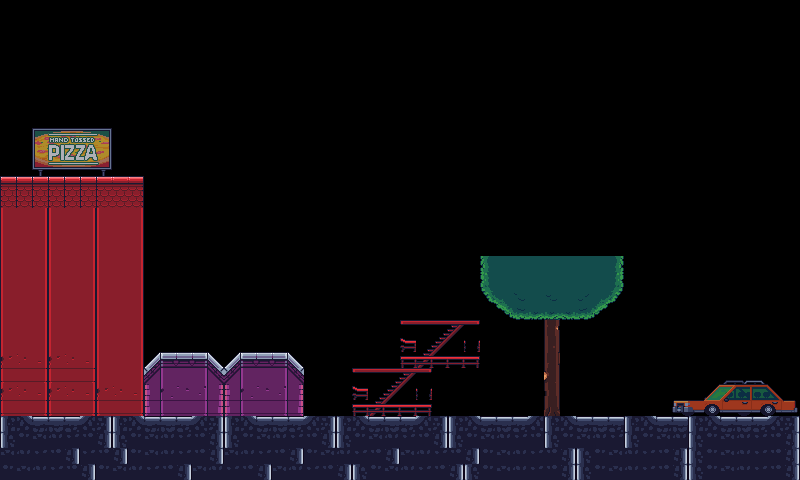

This is a level from a 2D game, rendered from its Tiled map with the project's own tilesets. A one-line summary and the complete map file follow:
An orthogonal 50x30 tile map with 16x16 px tiles, 1 tile layer (ground).

<map version="1.10" tiledversion="1.10.2" orientation="orthogonal" renderorder="right-down" width="50" height="30" tilewidth="16" tileheight="16" infinite="0" nextlayerid="2" nextobjectid="1">
 <editorsettings>
  <export target="streetMap.json" format="json" />
 </editorsettings>
 <tileset firstgid="1" source="mp_cs_tilemap_all.tsx" />
 <layer id="1" name="ground" width="50" height="30">
  <data encoding="csv">
0,0,0,0,0,0,0,0,0,0,0,0,0,0,0,0,0,0,0,0,0,0,0,0,0,0,0,0,0,0,0,0,0,0,0,0,0,0,0,0,0,0,0,0,0,0,0,0,0,0,
0,0,0,0,0,0,0,0,0,0,0,0,0,0,0,0,0,0,0,0,0,0,0,0,0,0,0,0,0,0,0,0,0,0,0,0,0,0,0,0,0,0,0,0,0,0,0,0,0,0,
0,0,0,0,0,0,0,0,0,0,0,0,0,0,0,0,0,0,0,0,0,0,0,0,0,0,0,0,0,0,0,0,0,0,0,0,0,0,0,0,0,0,0,0,0,0,0,0,0,0,
0,0,0,0,0,0,0,0,0,0,0,0,0,0,0,0,0,0,0,0,0,0,0,0,0,0,0,0,0,0,0,0,0,0,0,0,0,0,0,0,0,0,0,0,0,0,0,0,0,0,
0,0,0,0,0,0,0,0,0,0,0,0,0,0,0,0,0,0,0,0,0,0,0,0,0,0,0,0,0,0,0,0,0,0,0,0,0,0,0,0,0,0,0,0,0,0,0,0,0,0,
0,0,0,0,0,0,0,0,0,0,0,0,0,0,0,0,0,0,0,0,0,0,0,0,0,0,0,0,0,0,0,0,0,0,0,0,0,0,0,0,0,0,0,0,0,0,0,0,0,0,
0,0,0,0,0,0,0,0,0,0,0,0,0,0,0,0,0,0,0,0,0,0,0,0,0,0,0,0,0,0,0,0,0,0,0,0,0,0,0,0,0,0,0,0,0,0,0,0,0,0,
0,0,482,483,484,485,486,0,0,0,0,0,0,0,0,0,0,0,0,0,0,0,0,0,0,0,0,0,0,0,0,0,0,0,0,0,0,0,0,0,0,0,0,0,0,0,0,0,0,0,
0,0,514,515,516,517,518,0,0,0,0,0,0,0,0,0,0,0,0,0,0,0,0,0,0,0,0,0,0,0,0,0,0,0,0,0,0,0,0,0,0,0,0,0,0,0,0,0,0,0,
0,0,546,547,548,549,550,0,0,0,0,0,0,0,0,0,0,0,0,0,0,0,0,0,0,0,0,0,0,0,0,0,0,0,0,0,0,0,0,0,0,0,0,0,0,0,0,0,0,0,
0,0,578,579,580,581,582,0,0,0,0,0,0,0,0,0,0,0,0,0,0,0,0,0,0,0,0,0,0,0,0,0,0,0,0,0,0,0,0,0,0,0,0,0,0,0,0,0,0,0,
358,358,358,358,358,358,358,359,360,0,0,0,0,0,0,0,0,0,0,0,0,0,0,0,0,0,0,0,0,0,0,0,0,0,0,0,0,0,0,0,0,0,0,0,0,0,0,0,0,0,
390,390,390,390,390,390,390,391,392,0,0,0,0,0,0,0,0,0,0,0,0,0,0,0,0,0,0,0,0,0,0,0,0,0,0,0,0,0,0,0,0,0,0,0,0,0,0,0,0,0,
99,100,101,99,100,101,99,100,101,0,0,0,0,0,0,0,0,0,0,0,0,0,0,0,0,0,0,0,0,0,0,0,0,0,0,0,0,0,0,0,0,0,0,0,0,0,0,0,0,0,
99,100,101,99,100,101,99,100,101,0,0,0,0,0,0,0,0,0,0,0,0,0,0,0,0,0,0,0,0,0,0,0,0,0,0,0,0,0,0,0,0,0,0,0,0,0,0,0,0,0,
99,100,101,99,100,101,99,100,101,0,0,0,0,0,0,0,0,0,0,0,0,0,0,0,0,0,0,0,0,0,0,0,0,0,0,0,0,0,0,0,0,0,0,0,0,0,0,0,0,0,
99,100,101,99,100,101,99,100,101,0,0,0,0,0,0,0,0,0,0,0,0,0,0,0,0,0,0,0,0,0,1428,1429,1430,1431,1432,1433,1434,1435,1436,0,0,0,0,0,0,0,0,0,0,0,
99,100,101,99,100,101,99,100,101,0,0,0,0,0,0,0,0,0,0,0,0,0,0,0,0,0,0,0,0,0,1460,1461,1462,1463,1464,1465,1466,1467,1468,0,0,0,0,0,0,0,0,0,0,0,
99,100,101,99,100,101,99,100,101,0,0,0,0,0,0,0,0,0,0,0,0,0,0,0,0,0,0,0,0,0,1492,1493,1494,1495,1496,1497,1498,1499,1500,0,0,0,0,0,0,0,0,0,0,0,
99,100,101,99,100,101,99,100,101,0,0,0,0,0,0,0,0,0,0,0,0,0,0,0,0,0,0,0,0,0,1524,1525,1526,1527,1528,1529,1530,1531,1532,0,0,0,0,0,0,0,0,0,0,0,
99,100,101,99,100,101,99,100,101,0,0,0,0,0,0,0,0,0,0,0,0,0,0,0,0,369,370,371,372,373,0,0,0,0,1560,0,0,0,0,0,0,0,0,0,0,0,0,0,0,0,
99,100,101,99,100,101,99,100,101,0,0,0,0,0,0,0,0,0,0,0,0,0,0,0,0,401,402,403,404,405,0,0,0,0,1592,0,0,0,0,0,0,0,0,0,0,0,0,0,0,0,
131,132,133,131,132,133,99,100,101,81,82,83,84,85,81,82,83,84,85,0,0,0,0,0,0,433,434,435,436,437,0,0,0,0,1624,0,0,0,0,0,0,0,0,0,0,0,0,0,0,0,
163,164,165,163,164,165,99,100,101,113,114,115,116,117,113,114,115,116,117,0,0,0,369,370,371,372,373,0,0,0,0,0,0,0,1656,0,0,0,0,0,0,0,1858,1859,1860,1861,1862,1863,1864,1865,
131,132,133,131,132,133,131,132,133,145,146,147,148,149,145,146,147,148,149,0,0,0,401,402,403,404,405,0,0,0,0,0,0,0,1688,0,0,0,0,0,0,0,1890,1891,1892,1893,1894,1895,1896,1897,
163,164,165,163,164,165,163,164,165,177,178,179,180,181,177,178,179,180,181,0,0,0,433,434,435,436,437,0,0,0,0,0,0,0,1720,0,0,0,0,0,0,0,1922,1923,1924,1925,1926,1927,1928,1929,
268,269,270,271,272,273,274,268,269,270,271,272,273,274,268,269,270,271,272,273,274,268,269,270,271,272,273,274,268,269,270,271,272,273,268,269,270,271,272,268,269,270,271,268,269,270,271,272,273,274,
300,301,302,303,304,305,306,300,301,302,303,304,305,306,300,301,302,303,304,305,306,300,301,302,303,304,305,306,300,301,302,303,304,305,300,301,302,303,304,300,301,302,303,300,301,302,303,304,305,306,
302,303,304,305,306,304,305,306,301,302,303,304,305,306,302,303,304,305,306,301,302,303,304,305,306,302,303,304,305,306,301,302,303,304,305,306,300,301,302,303,304,305,306,300,301,302,303,304,305,306,
301,302,303,304,305,306,301,302,303,304,305,306,302,303,304,305,306,302,303,304,305,306,300,301,302,303,304,305,306,300,301,302,303,304,305,306,300,301,302,303,304,305,306,300,301,302,303,304,305,306
</data>
 </layer>
</map>
